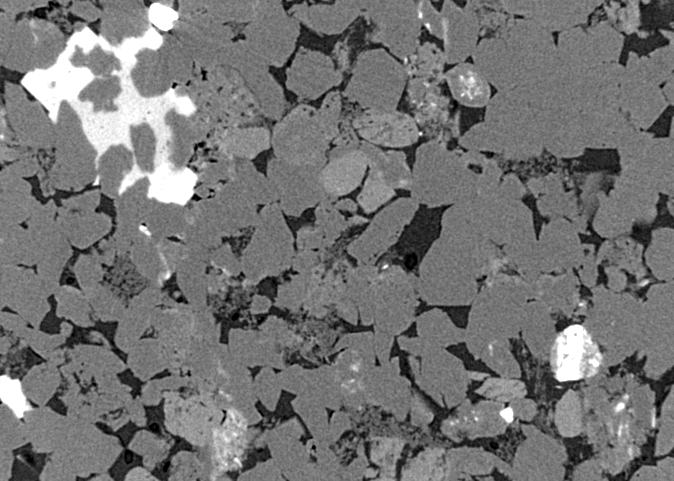
#> input picture images/sandstone.tif, 674 x 481 px
$ python p003-plotting.py
#> lines starting #> are read from the running program, lines starting #| are printed output that depends on the picture
from matplotlib import pyplot as plt

x = [1, 2, 3, 4, 5]
y = [1, 4, 9, 16, 25]

import numpy as np
a = np.array(x)
b = np.array(y)
plt.plot(a, b)

import cv2
gray_img = cv2.imread('images/sandstone.tif', 0)
#> gray_img is the input picture: shape (481, 674); min 0, max 255, mean 115.4

plt.imshow(gray_img, cmap="gray")
plt.show()
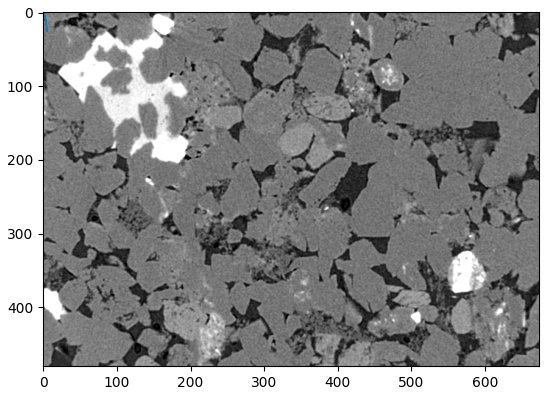
#> figure drawn by matplotlib, 1 panel

plt.hist(gray_img.flat, bins=100, range=(0,255)) # gray_img.flat flattens a 2D array to 1D
plt.show()
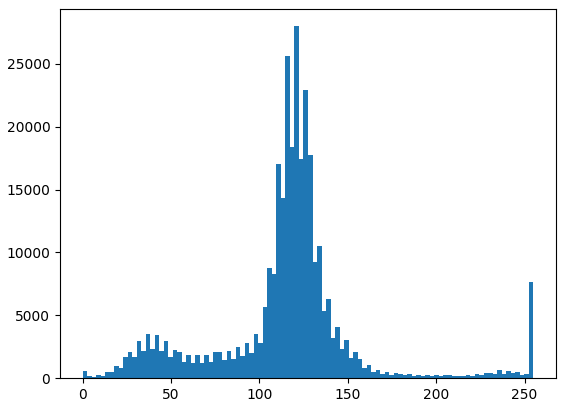
#> figure drawn by matplotlib, 1 panel; tallest bar 27985 high, from x = 119.8 to 122.4
